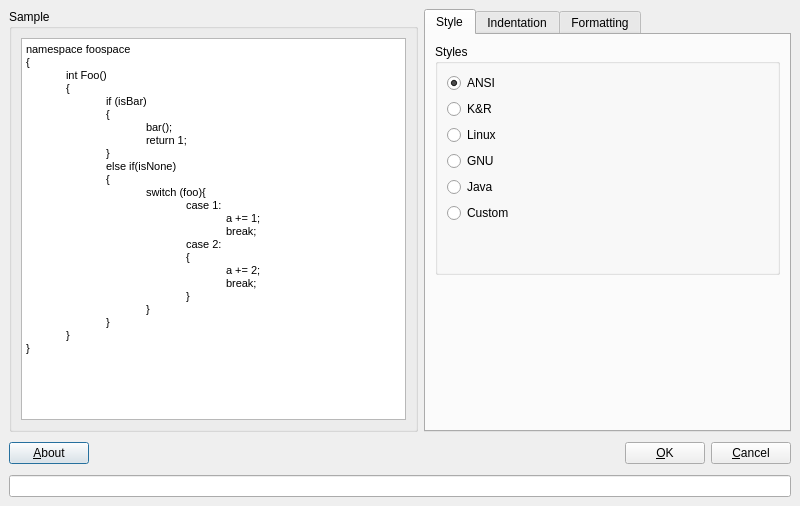
<ui version="4.0" >
 <class>AStyleDialog</class>
 <widget class="QDialog" name="AStyleDialog" >
  <property name="geometry" >
   <rect>
    <x>0</x>
    <y>0</y>
    <width>800</width>
    <height>506</height>
   </rect>
  </property>
  <property name="windowTitle" >
   <string>Artistic Style Formatter Plugin</string>
  </property>
  <layout class="QGridLayout" >
   <property name="margin" >
    <number>9</number>
   </property>
   <property name="spacing" >
    <number>6</number>
   </property>
   <item row="0" column="0" >
    <widget class="QGroupBox" name="groupBox_3" >
     <property name="sizePolicy" >
      <sizepolicy>
       <hsizetype>7</hsizetype>
       <vsizetype>5</vsizetype>
       <horstretch>0</horstretch>
       <verstretch>0</verstretch>
      </sizepolicy>
     </property>
     <property name="title" >
      <string>Sample</string>
     </property>
     <layout class="QGridLayout" >
      <property name="margin" >
       <number>9</number>
      </property>
      <property name="spacing" >
       <number>6</number>
      </property>
      <item row="0" column="0" >
       <widget class="QTextEdit" name="textEdit" >
        <property name="lineWrapMode" >
         <enum>QTextEdit::NoWrap</enum>
        </property>
        <property name="readOnly" >
         <bool>true</bool>
        </property>
        <property name="html" >
         <string>&lt;html>&lt;head>&lt;meta name="qrichtext" content="1" />&lt;style type="text/css">
p, li { white-space: pre-wrap; }
&lt;/style>&lt;/head>&lt;body style=" font-family:'MS Shell Dlg 2'; font-size:8.25pt; font-weight:400; font-style:normal; text-decoration:none;">
&lt;p style=" margin-top:0px; margin-bottom:0px; margin-left:0px; margin-right:0px; -qt-block-indent:0; text-indent:0px; font-size:8pt;">namespace foospace&lt;/p>
&lt;p style=" margin-top:0px; margin-bottom:0px; margin-left:0px; margin-right:0px; -qt-block-indent:0; text-indent:0px; font-size:8pt;">{&lt;/p>
&lt;p style=" margin-top:0px; margin-bottom:0px; margin-left:0px; margin-right:0px; -qt-block-indent:0; text-indent:0px; font-size:8pt;">	int Foo()&lt;/p>
&lt;p style=" margin-top:0px; margin-bottom:0px; margin-left:0px; margin-right:0px; -qt-block-indent:0; text-indent:0px; font-size:8pt;">	{&lt;/p>
&lt;p style=" margin-top:0px; margin-bottom:0px; margin-left:0px; margin-right:0px; -qt-block-indent:0; text-indent:0px; font-size:8pt;">		if (isBar)&lt;/p>
&lt;p style=" margin-top:0px; margin-bottom:0px; margin-left:0px; margin-right:0px; -qt-block-indent:0; text-indent:0px; font-size:8pt;">		{&lt;/p>
&lt;p style=" margin-top:0px; margin-bottom:0px; margin-left:0px; margin-right:0px; -qt-block-indent:0; text-indent:0px; font-size:8pt;">			bar();&lt;/p>
&lt;p style=" margin-top:0px; margin-bottom:0px; margin-left:0px; margin-right:0px; -qt-block-indent:0; text-indent:0px; font-size:8pt;">			return 1;&lt;/p>
&lt;p style=" margin-top:0px; margin-bottom:0px; margin-left:0px; margin-right:0px; -qt-block-indent:0; text-indent:0px; font-size:8pt;">		}&lt;/p>
&lt;p style=" margin-top:0px; margin-bottom:0px; margin-left:0px; margin-right:0px; -qt-block-indent:0; text-indent:0px; font-size:8pt;">		else if(isNone)&lt;/p>
&lt;p style=" margin-top:0px; margin-bottom:0px; margin-left:0px; margin-right:0px; -qt-block-indent:0; text-indent:0px; font-size:8pt;">		{&lt;/p>
&lt;p style=" margin-top:0px; margin-bottom:0px; margin-left:0px; margin-right:0px; -qt-block-indent:0; text-indent:0px; font-size:8pt;">			&lt;span style=" font-family:'Courier New,courier';">switch (foo){    &lt;/span>&lt;/p>
&lt;p style=" margin-top:0px; margin-bottom:0px; margin-left:0px; margin-right:0px; -qt-block-indent:0; text-indent:0px; font-family:'Courier New,courier'; font-size:8pt;">				case 1:        &lt;/p>
&lt;p style=" margin-top:0px; margin-bottom:0px; margin-left:0px; margin-right:0px; -qt-block-indent:0; text-indent:0px; font-family:'Courier New,courier'; font-size:8pt;">					a += 1;        &lt;/p>
&lt;p style=" margin-top:0px; margin-bottom:0px; margin-left:0px; margin-right:0px; -qt-block-indent:0; text-indent:0px; font-family:'Courier New,courier'; font-size:8pt;">					break;&lt;br />				case 2:    &lt;/p>
&lt;p style=" margin-top:0px; margin-bottom:0px; margin-left:0px; margin-right:0px; -qt-block-indent:0; text-indent:0px; font-family:'Courier New,courier'; font-size:8pt;">				{        &lt;/p>
&lt;p style=" margin-top:0px; margin-bottom:0px; margin-left:0px; margin-right:0px; -qt-block-indent:0; text-indent:0px; font-family:'Courier New,courier'; font-size:8pt;">					a += 2;        &lt;/p>
&lt;p style=" margin-top:0px; margin-bottom:0px; margin-left:0px; margin-right:0px; -qt-block-indent:0; text-indent:0px; font-family:'Courier New,courier'; font-size:8pt;">					break;    &lt;/p>
&lt;p style=" margin-top:0px; margin-bottom:0px; margin-left:0px; margin-right:0px; -qt-block-indent:0; text-indent:0px; font-family:'Courier New,courier'; font-size:8pt;">				}&lt;/p>
&lt;p style=" margin-top:0px; margin-bottom:0px; margin-left:0px; margin-right:0px; -qt-block-indent:0; text-indent:0px; font-family:'Courier New,courier'; font-size:8pt;">			}&lt;/p>
&lt;p style=" margin-top:0px; margin-bottom:0px; margin-left:0px; margin-right:0px; -qt-block-indent:0; text-indent:0px; font-size:8pt;"> 		}&lt;/p>
&lt;p style=" margin-top:0px; margin-bottom:0px; margin-left:0px; margin-right:0px; -qt-block-indent:0; text-indent:0px; font-size:8pt;">	}&lt;/p>
&lt;p style=" margin-top:0px; margin-bottom:0px; margin-left:0px; margin-right:0px; -qt-block-indent:0; text-indent:0px; font-size:8pt;">}&lt;/p>
&lt;p style="-qt-paragraph-type:empty; margin-top:0px; margin-bottom:0px; margin-left:0px; margin-right:0px; -qt-block-indent:0; text-indent:0px; font-size:8pt;">&lt;/p>&lt;/body>&lt;/html></string>
        </property>
        <property name="tabStopWidth" >
         <number>40</number>
        </property>
        <property name="acceptRichText" >
         <bool>false</bool>
        </property>
       </widget>
      </item>
     </layout>
    </widget>
   </item>
   <item row="0" column="1" >
    <widget class="QTabWidget" name="tabWidget" >
     <property name="sizePolicy" >
      <sizepolicy>
       <hsizetype>5</hsizetype>
       <vsizetype>7</vsizetype>
       <horstretch>0</horstretch>
       <verstretch>0</verstretch>
      </sizepolicy>
     </property>
     <property name="currentIndex" >
      <number>0</number>
     </property>
     <widget class="QWidget" name="tab" >
      <attribute name="title" >
       <string>Style</string>
      </attribute>
      <layout class="QGridLayout" >
       <property name="margin" >
        <number>9</number>
       </property>
       <property name="spacing" >
        <number>6</number>
       </property>
       <item row="1" column="0" >
        <spacer>
         <property name="orientation" >
          <enum>Qt::Vertical</enum>
         </property>
         <property name="sizeHint" >
          <size>
           <width>20</width>
           <height>40</height>
          </size>
         </property>
        </spacer>
       </item>
       <item row="0" column="0" >
        <layout class="QHBoxLayout" >
         <property name="margin" >
          <number>0</number>
         </property>
         <property name="spacing" >
          <number>6</number>
         </property>
         <item>
          <widget class="QGroupBox" name="groupBox_2" >
           <property name="title" >
            <string>Styles</string>
           </property>
           <layout class="QGridLayout" >
            <property name="margin" >
             <number>9</number>
            </property>
            <property name="spacing" >
             <number>6</number>
            </property>
            <item row="3" column="0" >
             <widget class="QRadioButton" name="gnu" >
              <property name="text" >
               <string>GNU</string>
              </property>
             </widget>
            </item>
            <item row="0" column="0" >
             <widget class="QRadioButton" name="ansi" >
              <property name="text" >
               <string>ANSI</string>
              </property>
              <property name="checked" >
               <bool>true</bool>
              </property>
             </widget>
            </item>
            <item row="5" column="0" >
             <widget class="QRadioButton" name="custom" >
              <property name="text" >
               <string>Custom</string>
              </property>
             </widget>
            </item>
            <item row="2" column="0" >
             <widget class="QRadioButton" name="Linux" >
              <property name="text" >
               <string>Linux</string>
              </property>
             </widget>
            </item>
            <item row="4" column="0" >
             <widget class="QRadioButton" name="java" >
              <property name="text" >
               <string>Java</string>
              </property>
             </widget>
            </item>
            <item row="1" column="0" >
             <widget class="QRadioButton" name="kr" >
              <property name="text" >
               <string>K&amp;&amp;R</string>
              </property>
             </widget>
            </item>
            <item row="6" column="0" >
             <spacer>
              <property name="orientation" >
               <enum>Qt::Vertical</enum>
              </property>
              <property name="sizeHint" >
               <size>
                <width>20</width>
                <height>40</height>
               </size>
              </property>
             </spacer>
            </item>
           </layout>
          </widget>
         </item>
        </layout>
       </item>
      </layout>
     </widget>
     <widget class="QWidget" name="indentation" >
      <attribute name="title" >
       <string>Indentation</string>
      </attribute>
      <layout class="QGridLayout" >
       <property name="margin" >
        <number>9</number>
       </property>
       <property name="spacing" >
        <number>6</number>
       </property>
       <item row="13" column="0" >
        <spacer>
         <property name="orientation" >
          <enum>Qt::Vertical</enum>
         </property>
         <property name="sizeHint" >
          <size>
           <width>20</width>
           <height>40</height>
          </size>
         </property>
        </spacer>
       </item>
       <item row="12" column="0" >
        <widget class="QCheckBox" name="checkBox12" >
         <property name="text" >
          <string>Indent multi-line preprocessor definitions</string>
         </property>
        </widget>
       </item>
       <item row="11" column="0" >
        <widget class="QCheckBox" name="checkBox11" >
         <property name="text" >
          <string>Indent labels</string>
         </property>
        </widget>
       </item>
       <item row="10" column="0" >
        <widget class="QCheckBox" name="checkBox10" >
         <property name="text" >
          <string>Indent namespaces</string>
         </property>
        </widget>
       </item>
       <item row="9" column="0" >
        <widget class="QCheckBox" name="checkBox9" >
         <property name="text" >
          <string>Indent blocks</string>
         </property>
        </widget>
       </item>
       <item row="8" column="0" >
        <widget class="QCheckBox" name="checkBox8" >
         <property name="text" >
          <string>Indent brackets</string>
         </property>
        </widget>
       </item>
       <item row="3" column="0" >
        <widget class="QCheckBox" name="checkBox3" >
         <property name="text" >
          <string>Converts TABs to spaces</string>
         </property>
        </widget>
       </item>
       <item row="2" column="0" >
        <widget class="QCheckBox" name="checkBox2" >
         <property name="text" >
          <string>Force using TABs</string>
         </property>
        </widget>
       </item>
       <item row="0" column="0" >
        <layout class="QHBoxLayout" >
         <property name="margin" >
          <number>0</number>
         </property>
         <property name="spacing" >
          <number>6</number>
         </property>
         <item>
          <widget class="QLabel" name="label" >
           <property name="text" >
            <string>Indentation size (in spaces)</string>
           </property>
          </widget>
         </item>
         <item>
          <widget class="QSpinBox" name="spacesSize" >
           <property name="maximum" >
            <number>20</number>
           </property>
           <property name="minimum" >
            <number>2</number>
           </property>
           <property name="value" >
            <number>4</number>
           </property>
          </widget>
         </item>
         <item>
          <spacer>
           <property name="orientation" >
            <enum>Qt::Horizontal</enum>
           </property>
           <property name="sizeType" >
            <enum>QSizePolicy::Expanding</enum>
           </property>
           <property name="sizeHint" >
            <size>
             <width>40</width>
             <height>20</height>
            </size>
           </property>
          </spacer>
         </item>
        </layout>
       </item>
       <item row="5" column="0" >
        <widget class="QCheckBox" name="checkBox5" >
         <property name="text" >
          <string>Indent classes (keywords public:, protected: and private:)</string>
         </property>
        </widget>
       </item>
       <item row="7" column="0" >
        <widget class="QCheckBox" name="checkBox7" >
         <property name="text" >
          <string>Indent case: statement in switches (commands under case:)</string>
         </property>
        </widget>
       </item>
       <item row="1" column="0" >
        <widget class="QCheckBox" name="checkBox1" >
         <property name="text" >
          <string>Use TABs instead of spaces</string>
         </property>
        </widget>
       </item>
       <item row="4" column="0" >
        <widget class="QCheckBox" name="checkBox4" >
         <property name="text" >
          <string>Fill empty lines with the whitespace of their previous lines</string>
         </property>
        </widget>
       </item>
       <item row="6" column="0" >
        <widget class="QCheckBox" name="checkBox6" >
         <property name="text" >
          <string>Indent switches (keyword case:)</string>
         </property>
        </widget>
       </item>
      </layout>
     </widget>
     <widget class="QWidget" name="formatting" >
      <attribute name="title" >
       <string>Formatting</string>
      </attribute>
      <layout class="QGridLayout" >
       <property name="margin" >
        <number>9</number>
       </property>
       <property name="spacing" >
        <number>6</number>
       </property>
       <item row="0" column="0" >
        <layout class="QHBoxLayout" >
         <property name="margin" >
          <number>0</number>
         </property>
         <property name="spacing" >
          <number>6</number>
         </property>
         <item>
          <widget class="QLabel" name="label_2" >
           <property name="text" >
            <string>Brackets (None, Break, Attach or Linux):</string>
           </property>
          </widget>
         </item>
         <item>
          <widget class="QComboBox" name="comboBox" >
           <item>
            <property name="text" >
             <string>none</string>
            </property>
           </item>
           <item>
            <property name="text" >
             <string>break</string>
            </property>
           </item>
           <item>
            <property name="text" >
             <string>attach</string>
            </property>
           </item>
           <item>
            <property name="text" >
             <string>linux</string>
            </property>
           </item>
          </widget>
         </item>
         <item>
          <spacer>
           <property name="orientation" >
            <enum>Qt::Horizontal</enum>
           </property>
           <property name="sizeType" >
            <enum>QSizePolicy::Preferred</enum>
           </property>
           <property name="sizeHint" >
            <size>
             <width>40</width>
             <height>20</height>
            </size>
           </property>
          </spacer>
         </item>
        </layout>
       </item>
       <item row="1" column="0" >
        <widget class="QCheckBox" name="checkBox13" >
         <property name="text" >
          <string>Pad empty lines around header blocks (e.g. 'if', 'while'...)</string>
         </property>
        </widget>
       </item>
       <item row="2" column="0" >
        <widget class="QCheckBox" name="checkBox14" >
         <property name="text" >
          <string>Break 'else if()' header combinations into seperate lines</string>
         </property>
        </widget>
       </item>
       <item row="3" column="0" >
        <widget class="QCheckBox" name="checkBox15" >
         <property name="text" >
          <string>Insert space padding around operators</string>
         </property>
        </widget>
       </item>
       <item row="4" column="0" >
        <widget class="QCheckBox" name="checkBox16" >
         <property name="text" >
          <string>Insert space padding around parenthesis</string>
         </property>
        </widget>
       </item>
       <item row="5" column="0" >
        <layout class="QHBoxLayout" >
         <property name="margin" >
          <number>0</number>
         </property>
         <property name="spacing" >
          <number>0</number>
         </property>
         <item>
          <layout class="QVBoxLayout" >
           <property name="margin" >
            <number>0</number>
           </property>
           <property name="spacing" >
            <number>6</number>
           </property>
           <item>
            <widget class="QCheckBox" name="checkBox17" >
             <property name="sizePolicy" >
              <sizepolicy>
               <hsizetype>4</hsizetype>
               <vsizetype>0</vsizetype>
               <horstretch>0</horstretch>
               <verstretch>0</verstretch>
              </sizepolicy>
             </property>
             <property name="text" >
              <string/>
             </property>
            </widget>
           </item>
          </layout>
         </item>
         <item>
          <layout class="QVBoxLayout" >
           <property name="margin" >
            <number>0</number>
           </property>
           <property name="spacing" >
            <number>6</number>
           </property>
           <item>
            <widget class="QLabel" name="label_3" >
             <property name="text" >
              <string>Don't break complex statements and multiple
statements residing in a single line</string>
             </property>
            </widget>
           </item>
          </layout>
         </item>
        </layout>
       </item>
       <item row="6" column="0" >
        <widget class="QCheckBox" name="checkBox18" >
         <property name="text" >
          <string>Don't break one-line blocks</string>
         </property>
        </widget>
       </item>
       <item row="7" column="0" >
        <spacer>
         <property name="orientation" >
          <enum>Qt::Vertical</enum>
         </property>
         <property name="sizeHint" >
          <size>
           <width>20</width>
           <height>40</height>
          </size>
         </property>
        </spacer>
       </item>
      </layout>
     </widget>
    </widget>
   </item>
   <item row="1" column="0" colspan="2" >
    <layout class="QHBoxLayout" >
     <property name="margin" >
      <number>0</number>
     </property>
     <property name="spacing" >
      <number>6</number>
     </property>
     <item>
      <widget class="QPushButton" name="aboutButton" >
       <property name="text" >
        <string>&amp;About</string>
       </property>
      </widget>
     </item>
     <item>
      <spacer>
       <property name="orientation" >
        <enum>Qt::Horizontal</enum>
       </property>
       <property name="sizeHint" >
        <size>
         <width>131</width>
         <height>31</height>
        </size>
       </property>
      </spacer>
     </item>
     <item>
      <widget class="QPushButton" name="okButton" >
       <property name="text" >
        <string>&amp;OK</string>
       </property>
      </widget>
     </item>
     <item>
      <widget class="QPushButton" name="cancelButton" >
       <property name="text" >
        <string>&amp;Cancel</string>
       </property>
      </widget>
     </item>
    </layout>
   </item>
   <item row="2" column="0" colspan="2" >
    <widget class="QLineEdit" name="textArgs" >
     <property name="readOnly" >
      <bool>true</bool>
     </property>
    </widget>
   </item>
  </layout>
 </widget>
 <resources/>
 <connections>
  <connection>
   <sender>okButton</sender>
   <signal>clicked()</signal>
   <receiver>AStyleDialog</receiver>
   <slot>accept()</slot>
   <hints>
    <hint type="sourcelabel" >
     <x>391</x>
     <y>401</y>
    </hint>
    <hint type="destinationlabel" >
     <x>96</x>
     <y>254</y>
    </hint>
   </hints>
  </connection>
  <connection>
   <sender>cancelButton</sender>
   <signal>clicked()</signal>
   <receiver>AStyleDialog</receiver>
   <slot>reject()</slot>
   <hints>
    <hint type="sourcelabel" >
     <x>474</x>
     <y>401</y>
    </hint>
    <hint type="destinationlabel" >
     <x>179</x>
     <y>282</y>
    </hint>
   </hints>
  </connection>
 </connections>
</ui>
